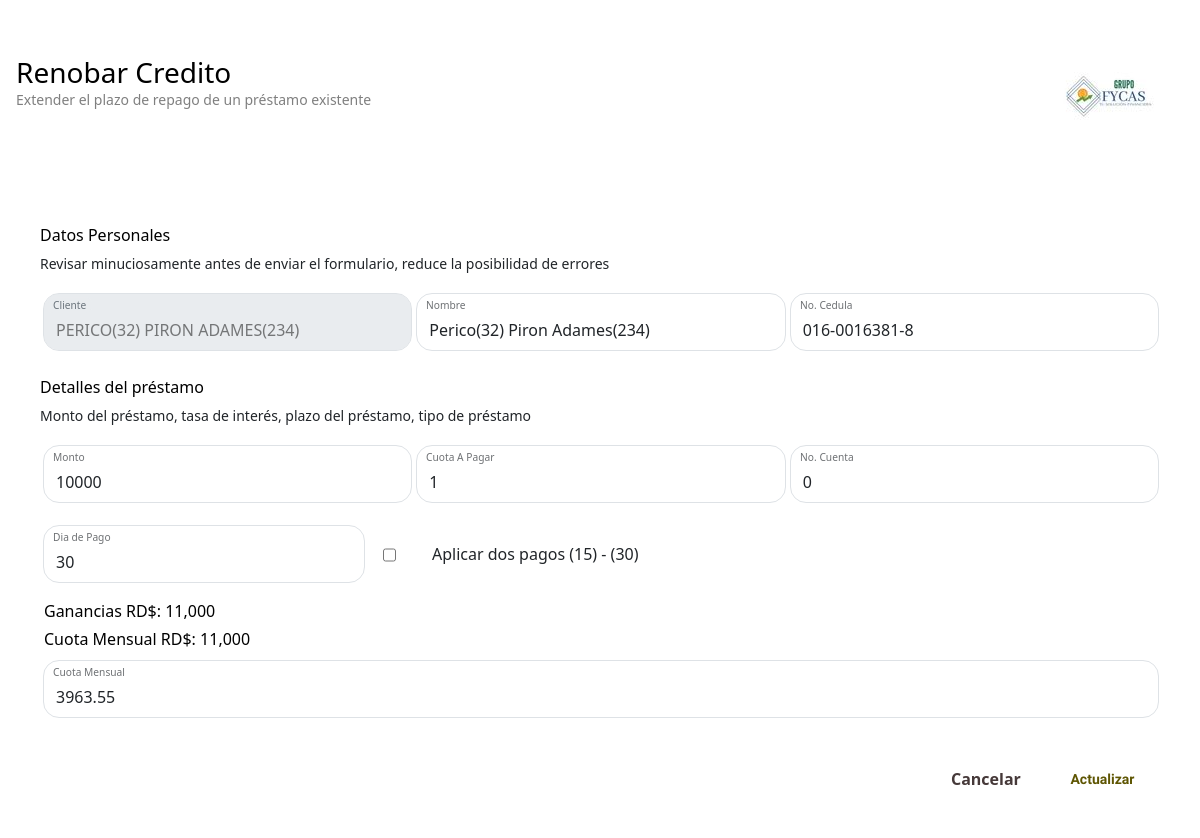
/update-credit/41, run on the app's committed database.
### Customer/models.py (models this page shows, shortened)
class Credit(models.Model):
    customer = models.ForeignKey(Customer, null=True, blank=True, on_delete=models.CASCADE, related_name="credit")
    amount = models.IntegerField(default=10000)
    name = models.CharField(max_length=100)
    price_feed = models.IntegerField(default=1)
    dni = models.TextField(default="")
    no_account = models.TextField() #Numero de Cuenta
    mode_pay = models.BooleanField(default=False)
    day_pay = models.IntegerField(default=30)
    is_active = models.BooleanField(default=True)#is active rederict at diferens view
    mont = models.CharField(max_length=100, default="")
    day = models.CharField(max_length=100, default="")
    day_number = models.CharField(max_length=100, default="")
    year = models.CharField(max_length=100, default="")
    year_number = models.CharField(max_length=100, default="")
    amount_str = models.CharField(max_length=100, default="")
    amount_feed_int = models.CharField(max_length=100, default="")
    amount_feed = models.CharField(max_length=100, default="")

### Customer/views.py (the view, shortened to what this page needs)
# urls.py: path('update-credit/<int:pk>', views.UpdateCredit.as_view(), name='update-credit'),
class UpdateCredit(UpdateView, Options):
    model = models.Credit
    form_class = forms.CreditForm
    template_name = "customer/update-credit.html"
    def get_context_data(self, **kwargs):
        context = super().get_context_data(**kwargs)
        credit =  self.model.objects.get(id=self.kwargs.get('pk'))
        context['c'] = models.Customer.objects.get(id=credit.customer.id)
        return context

### Customer/forms.py
class CreditForm(forms.ModelForm):
  class Meta:
      model = models.Credit
      fields = [
        "customer", "name", "price_feed", "no_account",
         "mode_pay", "day_pay", "dni", "amount", "amount_feed",
      ]
      widgets = {
        'customer': forms.TextInput(attrs={'class': 'form-control'}),
        'name': forms.TextInput(attrs={'class': 'form-control'}),
        'dni': forms.TextInput(attrs={'class': 'form-control'}),
        'amount': forms.NumberInput(attrs={'class': 'form-control'}),
        'price_feed': forms.NumberInput(attrs={'class': 'form-control'}),
        'no_account': forms.TextInput(attrs={'class': 'form-control'}),
        'day_pay': forms.NumberInput(attrs={'class': 'form-control'}),
        'amount_feed': forms.TextInput(attrs={'class': 'form-control'}),
      }

### Customer/templates/customer/update-credit.html (shortened to what this page needs)
{% include "base/base.html" %}
{% block content %}
{% load static %}
<div class="p-3 d-flex  ">
      <div class="w-50 d-flex flex-wrap align-content-center  flex-wrap">
            <h3 class="p-0 m-0">
                  Renobar Credito
            </h3>
            <p class="text-black-50 w-100">
                  Extender el plazo de repago de un préstamo existente
            </p>
      </div>
      <div class="d-flex justify-content-end w-50">
            <img src="{% static "icons/fycas.jpg" %}" weight="300" alt="" srcset="">
      </div>
</div>
<section class="p-3 section m-4">
      <div class="w-100">
            <h6 class="p-0  mt-1">
                  Datos Personales
            </h6>
            <p>
                  Revisar minuciosamente antes de enviar el formulario, reduce la posibilidad de errores
            </p>
      </div>
      <form action="" method="post">
      <div class="d-flex  ">
            <div class="form-floating mb-3  w-50" >
                  {{form.customer}}
                  <label for="">
                  </label>
            </div>
            <div class="form-floating mb-3 w-50" >
                  {{form.name}}
                  <label for="">
                  </label>
            </div>
            <div class="form-floating mb-3 w-50" >
                  {{form.dni}}
                  <label for="">
                  </label>
            </div>
      </div>
      <div class="w-100">
            <h6 class="p-0  mt-2">
                  Detalles del préstamo
            </h6>
            <p>
                  Monto del préstamo, tasa de interés, plazo del préstamo, tipo de préstamo
            </p>
      </div>
      <div class="d-flex">
            <div class="form-floating mb-3 w-50" >
                  {{form.amount}}
                  <label for="id_work_information">Monto
                  </label>
            </div>
            <div class="form-floating mb-3 w-50" >
                  {{form.price_feed}}
                  <label for="id_work_information">Cuota A Pagar
                  </label>
            </div>
            <div class="form-floating mb-3 w-50" >
                  {{form.no_account}}
                  <label for="">
                  </label>
            </div>
      </div>
      <div class="w-100 d-flex">
            <div class="form-floating mb-3 " >
                  {{form.day_pay}}
                  <label for="id_work_information">Dia de Pago
                  </label>
            </div>
            <div class=" mb-3 ms-3  d-flex align-content-center " >
                  {{form.mode_pay}}
                  <label for="id_mode_pay" class="d-flex h-100 flex-wrap ms-1 align-content-center justify-content-center"> Aplicar dos pagos (15) - (30)
                  </label>
            </div>
      </div>
      <div class="form- mb-3 w-100 " >
          <div >
            <h6 class="ms-1"> Ganancias RD$: <span class="text-black" id="resultado-div"></span></h6>
          </div>
          <div class="">
            <h6 class="ms-1"> Cuota Mensual RD$: <span class="text-black" id="valor-div"></span></h6>
          </div>
          <div class="form-floating mb-3 " >
            {{form.amount_feed}}
            <label for="id_amount_feed">Cuota Mensual
            </label>
         </div>
      </div>
      <div class="d-flex w-100 pt-4 justify-content-end">
            <a href="{% url "customer:list-customer" %}" class="btn-cancel">
                  Cancelar
            </a>
            <button class="btn-save">
                  Actualizar
            </button>
      </div>
</form>
</section>
{%  endblock%}

### Customer/templates/base/base.html (style rules this page uses)
p { font-size:14px; }
:root { --bg-one: rgb(255, 255, 255); --bg-cero: white; --color-one: rgb(94, 85, 2); --color-cero: white; --shadow-one: 1px 1px 20px rgba(100, 155, 255, 0.1); --font-one: "Quicksand", sans-serif;; }
h6, h5, h4, h3 { color: black !important; }
input { padding: 0.5rem; border: 1px #dadada solid; border-radius: 16px; margin: 1px; margin-right:2rem; height: 100%; outline: none; }
.form-control { border-radius: 16px; margin: 1px; height: 100%; min-width: 320px; }
* { transition: 0.4s; scrollbar-width: none; touch-action: pan-x pan-y; }
.section { background-color: var(--bg-one); border-radius: 1.5rem; }
.btn-save { background-color: var(--bg-cero); border-radius: 1.5rem; padding: 0.4rem 1.5rem; border: 0; color: var(--color-one); font-weight: bold; }
.btn-cancel { background-color: transparent; border-radius: 1.5rem; padding: 0.4rem 1.5rem; border: 0; color: rgb(70, 57, 57); font-weight: bold; }
.form-floating label { color: rgb(70, 57, 57); font-size: 12px; }
.form-floating { padding: 2px; }
div, section { border-radius: 1rem; }
button { border: none; background-color: var(--bg-one); border-radius: 0.7rem; padding:0.5rem 1rem; font-weight: bold; color: black; font-family: "Righteous", sans-serif; font-weight: 100; margin: 0.1rem; font-size: 14px; border: 1px solid; border-color: var(--color-one); }
a { text-decoration: none; }

### data on the page
Credit: customer "Perico(32) Piron Adames(234)", name "Perico(32) Piron Adames(234)", dni "016-0016381-8", amount "10000", price_feed "1", no_account "0", day_pay "30", amount_feed "3963.55"
